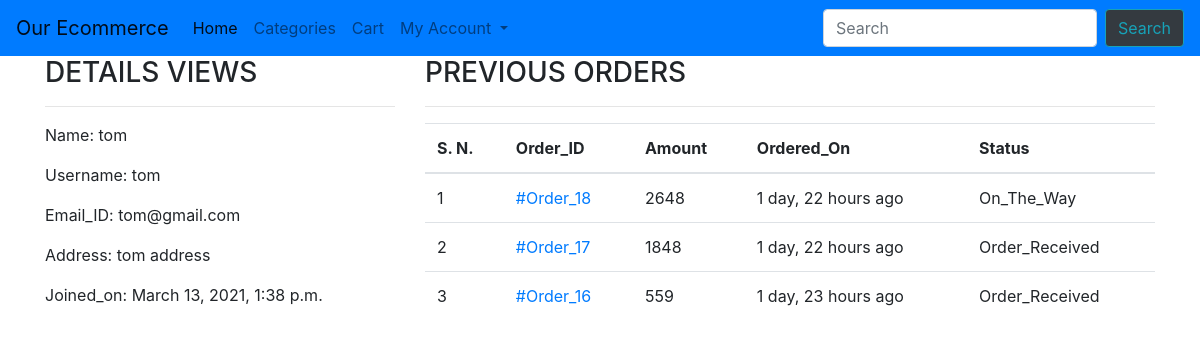
Page /Profile/ (signed in) on the committed database.
### EShop/models.py (models this page shows, shortened)
class Customer(models.Model):
    user = models.OneToOneField(User, on_delete=models.CASCADE)
    full_name = models.CharField(max_length=200)
    address = models.CharField(max_length=200, null=True,blank=True)
    joined_on = models.DateTimeField(auto_now_add=True)

class Order(models.Model):
    cart = models.OneToOneField(Cart, on_delete=models.CASCADE)
    ordered_by = models.CharField(max_length=200)
    shipping_address = models.CharField(max_length=200)
    mobile = models.CharField(max_length=20)
    email = models.EmailField(null=True, blank=True)
    subtotal = models.PositiveIntegerField()
    discount = models.PositiveIntegerField()
    total = models.PositiveIntegerField()
    order_status = models.CharField(max_length=100, choices=view_status)
    created_at = models.DateTimeField(auto_now_add=True)

### EShop/views.py (the view)
# urls.py: path('Profile/', CustomerProfileView.as_view(), name='customerprofile'),
class CustomerProfileView(TemplateView):
    template_name = 'customerprofile.html'
    def dispatch(self, request, *args, **kwargs):
        if request.user.is_authenticated and Customer.objects.filter(user=request.user).exists():
            pass
        else:
            return redirect("/login/?next=/profile/")
        return super().dispatch(request, *args, **kwargs)
    def get_context_data(self,  *args, **kwargs):
        context = super().get_context_data(**kwargs)
        customer = self.request.user.customer
        context['customer'] = customer
        orders = Order.objects.filter(cart__customer=customer).order_by('-id')
        context['orders'] = orders
        return context

### templates/customerprofile.html (shortened to what this page needs)
{% extends 'base.html' %}
{% block body %}
    <div class="container">
        <div class="row">
            <div class="col-md-4">
                <h3>DETAILS VIEWS</h3><hr>
                <p><span>Name: </span>{{ customer.full_name }}</p>
                <p><span>Username: </span>{{ customer.user.username }}</p>
                <p><span>Email_ID: </span>{{ customer.user.email}}</p>
                <p><span>Address: </span>{{ customer.address }}</p>
                <p><span>Joined_on: </span>{{ customer.joined_on }}</p>
            </div>
            <div class="col-md-8">
                <h3>PREVIOUS ORDERS</h3><hr>
                <table class="table">
                    <thead>
                        <tr>
                            <th>S. N.</th>
                            <th>Order_ID</th>
                            <th>Amount</th>
                            <th>Ordered_On</th>
                            <th>Status</th>
                        </tr>
                    </thead>
                    <tbody>
                        {% for ord in orders %}
                            <tr>
                                <td>{{forloop.counter}}</td>
                                <td> <a href="{% url 'EShop:customerorderdetail' ord.id %}"> #Order_{{ord.id}}</a></td>
                                <td>{{ord.total}}</td>
                                <td>{{ord.created_at | timesince}} ago</td>
                                <td>{{ord.order_status}}</td>
                            </tr>
                        {% endfor %}
                    </tbody>
                </table>
            </div>
        </div>
    </div>
{% endblock %}

### rows in the picture
Customer: full_name "tom", user.username "tom", user.email "tom@gmail.com", address "tom address", joined_on "March 13, 2021, 1:38 p.m."
Order: id "18", total "2648", created_at "1 day, 22 hours", order_status "On_The_Way"
Order: id "17", total "1848", created_at "1 day, 22 hours", order_status "Order_Received"
Order: id "16", total "559", created_at "1 day, 23 hours", order_status "Order_Received"
